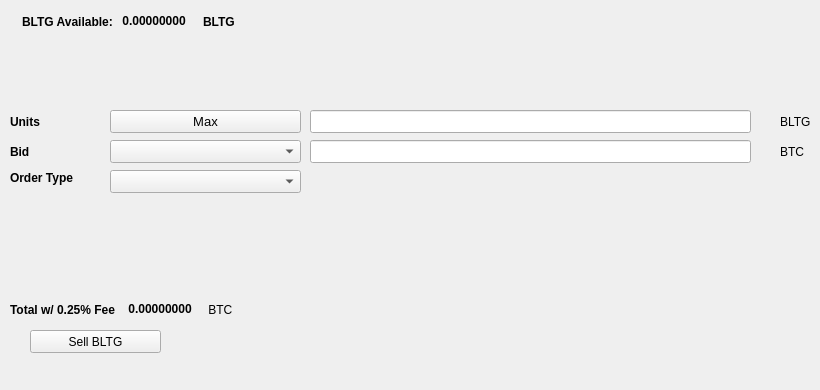
   <widget class="QWidget" name="SellTab">
    <attribute name="title">
     <string>Sell</string>
    </attribute>
    <widget class="QLabel" name="label_16">
     <property name="geometry">
      <rect>
       <x>780</x>
       <y>140</y>
       <width>31</width>
       <height>23</height>
      </rect>
     </property>
     <property name="text">
      <string>BTC</string>
     </property>
    </widget>
    <widget class="QComboBox" name="SellBidcomboBox">
     <property name="geometry">
      <rect>
       <x>110</x>
       <y>140</y>
       <width>191</width>
       <height>23</height>
      </rect>
     </property>
     <property name="font">
      <font>
       <pointsize>10</pointsize>
      </font>
     </property>
    </widget>
    <widget class="QLabel" name="label_18">
     <property name="geometry">
      <rect>
       <x>10</x>
       <y>110</y>
       <width>46</width>
       <height>23</height>
      </rect>
     </property>
     <property name="font">
      <font>
       <weight>75</weight>
       <bold>true</bold>
      </font>
     </property>
     <property name="text">
      <string>Units</string>
     </property>
    </widget>
    <widget class="QPushButton" name="Sell_Max_Amount">
     <property name="geometry">
      <rect>
       <x>110</x>
       <y>110</y>
       <width>191</width>
       <height>23</height>
      </rect>
     </property>
     <property name="font">
      <font>
       <pointsize>10</pointsize>
      </font>
     </property>
     <property name="text">
      <string>Max</string>
     </property>
    </widget>
    <widget class="QLabel" name="label_20">
     <property name="geometry">
      <rect>
       <x>10</x>
       <y>170</y>
       <width>91</width>
       <height>16</height>
      </rect>
     </property>
     <property name="font">
      <font>
       <weight>75</weight>
       <bold>true</bold>
      </font>
     </property>
     <property name="text">
      <string>Order Type</string>
     </property>
    </widget>
    <widget class="QComboBox" name="SellOrdertypeCombo">
     <property name="geometry">
      <rect>
       <x>110</x>
       <y>170</y>
       <width>191</width>
       <height>23</height>
      </rect>
     </property>
     <property name="font">
      <font>
       <pointsize>10</pointsize>
      </font>
     </property>
    </widget>
    <widget class="QLabel" name="label_21">
     <property name="geometry">
      <rect>
       <x>10</x>
       <y>140</y>
       <width>46</width>
       <height>23</height>
      </rect>
     </property>
     <property name="font">
      <font>
       <weight>75</weight>
       <bold>true</bold>
      </font>
     </property>
     <property name="text">
      <string>Bid</string>
     </property>
    </widget>
    <widget class="QLabel" name="label_22">
     <property name="geometry">
      <rect>
       <x>780</x>
       <y>110</y>
       <width>31</width>
       <height>23</height>
      </rect>
     </property>
     <property name="text">
      <string>BLTG</string>
     </property>
    </widget>
    <widget class="QLineEdit" name="UnitsInputBLTG">
     <property name="geometry">
      <rect>
       <x>310</x>
       <y>110</y>
       <width>441</width>
       <height>23</height>
      </rect>
     </property>
     <property name="font">
      <font>
       <pointsize>9</pointsize>
       <weight>75</weight>
       <bold>true</bold>
      </font>
     </property>
    </widget>
    <widget class="QLineEdit" name="SellBidPriceEdit">
     <property name="geometry">
      <rect>
       <x>310</x>
       <y>140</y>
       <width>441</width>
       <height>23</height>
      </rect>
     </property>
     <property name="font">
      <font>
       <pointsize>9</pointsize>
       <weight>75</weight>
       <bold>true</bold>
      </font>
     </property>
    </widget>
    <widget class="QPushButton" name="SellBLTGBTN">
     <property name="geometry">
      <rect>
       <x>30</x>
       <y>330</y>
       <width>131</width>
       <height>23</height>
      </rect>
     </property>
     <property name="text">
      <string>Sell BLTG</string>
     </property>
     <property name="icon">
      <iconset resource="../bltg">
       <normaloff>:/icons/bitcoin</normaloff>:/icons/bitcoin</iconset>
     </property>
    </widget>
    <widget class="QWidget" name="layoutWidget3">
     <property name="geometry">
      <rect>
       <x>22</x>
       <y>12</y>
       <width>258</width>
       <height>19</height>
      </rect>
     </property>
     <layout class="QHBoxLayout" name="horizontalLayout">
      <item>
       <widget class="QLabel" name="label232_2">
        <property name="font">
         <font>
          <weight>75</weight>
          <bold>true</bold>
         </font>
        </property>
        <property name="text">
         <string>BLTG Available:</string>
        </property>
       </widget>
      </item>
      <item>
       <widget class="QLabel" name="BLTGAvailableLabel">
        <property name="palette">
         <palette>
          <active>
           <colorrole role="WindowText">
            <brush brushstyle="SolidPattern">
             <color alpha="255">
              <red>0</red>
              <green>0</green>
              <blue>0</blue>
             </color>
            </brush>
           </colorrole>
           <colorrole role="Button">
            <brush brushstyle="SolidPattern">
             <color alpha="255">
              <red>0</red>
              <green>170</green>
              <blue>0</blue>
             </color>
            </brush>
           </colorrole>
           <colorrole role="Light">
            <brush brushstyle="SolidPattern">
             <color alpha="255">
              <red>0</red>
              <green>255</green>
              <blue>0</blue>
             </color>
            </brush>
           </colorrole>
           <colorrole role="Midlight">
            <brush brushstyle="SolidPattern">
             <color alpha="255">
              <red>0</red>
              <green>212</green>
              <blue>0</blue>
             </color>
            </brush>
           </colorrole>
           <colorrole role="Dark">
            <brush brushstyle="SolidPattern">
             <color alpha="255">
              <red>0</red>
              <green>85</green>
              <blue>0</blue>
             </color>
            </brush>
           </colorrole>
           <colorrole role="Mid">
            <brush brushstyle="SolidPattern">
             <color alpha="255">
              <red>0</red>
              <green>113</green>
              <blue>0</blue>
             </color>
            </brush>
           </colorrole>
           <colorrole role="Text">
            <brush brushstyle="SolidPattern">
             <color alpha="255">
              <red>0</red>
              <green>170</green>
              <blue>0</blue>
             </color>
            </brush>
           </colorrole>
           <colorrole role="BrightText">
            <brush brushstyle="SolidPattern">
             <color alpha="255">
              <red>255</red>
              <green>255</green>
              <blue>255</blue>
             </color>
            </brush>
           </colorrole>
           <colorrole role="ButtonText">
            <brush brushstyle="SolidPattern">
             <color alpha="255">
              <red>0</red>
              <green>0</green>
              <blue>0</blue>
             </color>
            </brush>
           </colorrole>
           <colorrole role="Base">
            <brush brushstyle="SolidPattern">
             <color alpha="255">
              <red>255</red>
              <green>255</green>
              <blue>255</blue>
             </color>
            </brush>
           </colorrole>
           <colorrole role="Window">
            <brush brushstyle="SolidPattern">
             <color alpha="255">
              <red>0</red>
              <green>170</green>
              <blue>0</blue>
             </color>
            </brush>
           </colorrole>
           <colorrole role="Shadow">
            <brush brushstyle="SolidPattern">
             <color alpha="255">
              <red>0</red>
              <green>0</green>
              <blue>0</blue>
             </color>
            </brush>
           </colorrole>
           <colorrole role="AlternateBase">
            <brush brushstyle="SolidPattern">
             <color alpha="255">
              <red>127</red>
              <green>212</green>
              <blue>127</blue>
             </color>
            </brush>
           </colorrole>
           <colorrole role="ToolTipBase">
            <brush brushstyle="SolidPattern">
             <color alpha="255">
              <red>255</red>
              <green>255</green>
              <blue>220</blue>
             </color>
            </brush>
           </colorrole>
           <colorrole role="ToolTipText">
            <brush brushstyle="SolidPattern">
             <color alpha="255">
              <red>0</red>
              <green>0</green>
              <blue>0</blue>
             </color>
            </brush>
           </colorrole>
          </active>
          <inactive>
           <colorrole role="WindowText">
            <brush brushstyle="SolidPattern">
             <color alpha="255">
              <red>0</red>
              <green>0</green>
              <blue>0</blue>
             </color>
            </brush>
           </colorrole>
           <colorrole role="Button">
            <brush brushstyle="SolidPattern">
             <color alpha="255">
              <red>0</red>
              <green>170</green>
              <blue>0</blue>
             </color>
            </brush>
           </colorrole>
           <colorrole role="Light">
            <brush brushstyle="SolidPattern">
             <color alpha="255">
              <red>0</red>
              <green>255</green>
              <blue>0</blue>
             </color>
            </brush>
           </colorrole>
           <colorrole role="Midlight">
            <brush brushstyle="SolidPattern">
             <color alpha="255">
              <red>0</red>
              <green>212</green>
              <blue>0</blue>
             </color>
            </brush>
           </colorrole>
           <colorrole role="Dark">
            <brush brushstyle="SolidPattern">
             <color alpha="255">
              <red>0</red>
              <green>85</green>
              <blue>0</blue>
             </color>
            </brush>
           </colorrole>
           <colorrole role="Mid">
            <brush brushstyle="SolidPattern">
             <color alpha="255">
              <red>0</red>
              <green>113</green>
              <blue>0</blue>
             </color>
            </brush>
           </colorrole>
           <colorrole role="Text">
            <brush brushstyle="SolidPattern">
             <color alpha="255">
              <red>0</red>
              <green>170</green>
              <blue>0</blue>
             </color>
            </brush>
           </colorrole>
           <colorrole role="BrightText">
            <brush brushstyle="SolidPattern">
             <color alpha="255">
              <red>255</red>
              <green>255</green>
              <blue>255</blue>
             </color>
            </brush>
           </colorrole>
           <colorrole role="ButtonText">
            <brush brushstyle="SolidPattern">
             <color alpha="255">
              <red>0</red>
              <green>0</green>
              <blue>0</blue>
             </color>
            </brush>
           </colorrole>
           <colorrole role="Base">
            <brush brushstyle="SolidPattern">
             <color alpha="255">
              <red>255</red>
              <green>255</green>
              <blue>255</blue>
             </color>
            </brush>
           </colorrole>
           <colorrole role="Window">
            <brush brushstyle="SolidPattern">
             <color alpha="255">
              <red>0</red>
              <green>170</green>
              <blue>0</blue>
             </color>
            </brush>
           </colorrole>
           <colorrole role="Shadow">
            <brush brushstyle="SolidPattern">
             <color alpha="255">
              <red>0</red>
              <green>0</green>
              <blue>0</blue>
             </color>
            </brush>
           </colorrole>
           <colorrole role="AlternateBase">
            <brush brushstyle="SolidPattern">
             <color alpha="255">
              <red>127</red>
              <green>212</green>
              <blue>127</blue>
             </color>
            </brush>
           </colorrole>
           <colorrole role="ToolTipBase">
            <brush brushstyle="SolidPattern">
             <color alpha="255">
              <red>255</red>
              <green>255</green>
              <blue>220</blue>
             </color>
            </brush>
           </colorrole>
           <colorrole role="ToolTipText">
            <brush brushstyle="SolidPattern">
             <color alpha="255">
              <red>0</red>
              <green>0</green>
              <blue>0</blue>
             </color>
            </brush>
           </colorrole>
          </inactive>
          <disabled>
           <colorrole role="WindowText">
            <brush brushstyle="SolidPattern">
             <color alpha="255">
              <red>0</red>
              <green>85</green>
              <blue>0</blue>
             </color>
            </brush>
           </colorrole>
           <colorrole role="Button">
            <brush brushstyle="SolidPattern">
             <color alpha="255">
              <red>0</red>
              <green>170</green>
              <blue>0</blue>
             </color>
            </brush>
           </colorrole>
           <colorrole role="Light">
            <brush brushstyle="SolidPattern">
             <color alpha="255">
              <red>0</red>
              <green>255</green>
              <blue>0</blue>
             </color>
            </brush>
           </colorrole>
           <colorrole role="Midlight">
            <brush brushstyle="SolidPattern">
             <color alpha="255">
              <red>0</red>
              <green>212</green>
              <blue>0</blue>
             </color>
            </brush>
           </colorrole>
           <colorrole role="Dark">
            <brush brushstyle="SolidPattern">
             <color alpha="255">
              <red>0</red>
              <green>85</green>
              <blue>0</blue>
             </color>
            </brush>
           </colorrole>
           <colorrole role="Mid">
            <brush brushstyle="SolidPattern">
             <color alpha="255">
              <red>0</red>
              <green>113</green>
              <blue>0</blue>
             </color>
            </brush>
           </colorrole>
           <colorrole role="Text">
            <brush brushstyle="SolidPattern">
             <color alpha="255">
              <red>0</red>
              <green>85</green>
              <blue>0</blue>
             </color>
            </brush>
           </colorrole>
           <colorrole role="BrightText">
            <brush brushstyle="SolidPattern">
             <color alpha="255">
              <red>255</red>
              <green>255</green>
              <blue>255</blue>
             </color>
            </brush>
           </colorrole>
           <colorrole role="ButtonText">
            <brush brushstyle="SolidPattern">
             <color alpha="255">
              <red>0</red>
              <green>85</green>
              <blue>0</blue>
             </color>
            </brush>
           </colorrole>
           <colorrole role="Base">
            <brush brushstyle="SolidPattern">
             <color alpha="255">
              <red>0</red>
              <green>170</green>
              <blue>0</blue>
             </color>
            </brush>
           </colorrole>
           <colorrole role="Window">
            <brush brushstyle="SolidPattern">
             <color alpha="255">
              <red>0</red>
              <green>170</green>
              <blue>0</blue>
             </color>
            </brush>
           </colorrole>
           <colorrole role="Shadow">
            <brush brushstyle="SolidPattern">
             <color alpha="255">
              <red>0</red>
              <green>0</green>
              <blue>0</blue>
             </color>
            </brush>
           </colorrole>
           <colorrole role="AlternateBase">
            <brush brushstyle="SolidPattern">
             <color alpha="255">
              <red>0</red>
              <green>170</green>
              <blue>0</blue>
             </color>
            </brush>
           </colorrole>
           <colorrole role="ToolTipBase">
            <brush brushstyle="SolidPattern">
             <color alpha="255">
              <red>255</red>
              <green>255</green>
              <blue>220</blue>
             </color>
            </brush>
           </colorrole>
           <colorrole role="ToolTipText">
            <brush brushstyle="SolidPattern">
             <color alpha="255">
              <red>0</red>
              <green>0</green>
              <blue>0</blue>
             </color>
            </brush>
           </colorrole>
          </disabled>
         </palette>
        </property>
        <property name="font">
         <font>
          <weight>75</weight>
          <bold>true</bold>
         </font>
        </property>
        <property name="text">
         <string> 0.00000000 </string>
        </property>
        <property name="textInteractionFlags">
         <set>Qt::LinksAccessibleByMouse|Qt::TextSelectableByKeyboard|Qt::TextSelectableByMouse</set>
        </property>
       </widget>
      </item>
      <item>
       <widget class="QLabel" name="labelBLTG">
        <property name="font">
         <font>
          <weight>75</weight>
          <bold>true</bold>
         </font>
        </property>
        <property name="text">
         <string>BLTG</string>
        </property>
       </widget>
      </item>
     </layout>
    </widget>
    <widget class="QWidget" name="layoutWidget">
     <property name="geometry">
      <rect>
       <x>10</x>
       <y>300</y>
       <width>268</width>
       <height>19</height>
      </rect>
     </property>
     <layout class="QHBoxLayout" name="horizontalLayout_2">
      <item>
       <widget class="QLabel" name="label_19">
        <property name="font">
         <font>
          <weight>75</weight>
          <bold>true</bold>
         </font>
        </property>
        <property name="text">
         <string>Total w/ 0.25% Fee </string>
        </property>
       </widget>
      </item>
      <item>
       <widget class="QLabel" name="SellCostLabel">
        <property name="palette">
         <palette>
          <active>
           <colorrole role="WindowText">
            <brush brushstyle="SolidPattern">
             <color alpha="255">
              <red>0</red>
              <green>0</green>
              <blue>0</blue>
             </color>
            </brush>
           </colorrole>
           <colorrole role="Button">
            <brush brushstyle="SolidPattern">
             <color alpha="255">
              <red>0</red>
              <green>170</green>
              <blue>0</blue>
             </color>
            </brush>
           </colorrole>
           <colorrole role="Light">
            <brush brushstyle="SolidPattern">
             <color alpha="255">
              <red>0</red>
              <green>255</green>
              <blue>0</blue>
             </color>
            </brush>
           </colorrole>
           <colorrole role="Midlight">
            <brush brushstyle="SolidPattern">
             <color alpha="255">
              <red>0</red>
              <green>212</green>
              <blue>0</blue>
             </color>
            </brush>
           </colorrole>
           <colorrole role="Dark">
            <brush brushstyle="SolidPattern">
             <color alpha="255">
              <red>0</red>
              <green>85</green>
              <blue>0</blue>
             </color>
            </brush>
           </colorrole>
           <colorrole role="Mid">
            <brush brushstyle="SolidPattern">
             <color alpha="255">
              <red>0</red>
              <green>113</green>
              <blue>0</blue>
             </color>
            </brush>
           </colorrole>
           <colorrole role="Text">
            <brush brushstyle="SolidPattern">
             <color alpha="255">
              <red>0</red>
              <green>170</green>
              <blue>0</blue>
             </color>
            </brush>
           </colorrole>
           <colorrole role="BrightText">
            <brush brushstyle="SolidPattern">
             <color alpha="255">
              <red>255</red>
              <green>255</green>
              <blue>255</blue>
             </color>
            </brush>
           </colorrole>
           <colorrole role="ButtonText">
            <brush brushstyle="SolidPattern">
             <color alpha="255">
              <red>0</red>
              <green>0</green>
              <blue>0</blue>
             </color>
            </brush>
           </colorrole>
           <colorrole role="Base">
            <brush brushstyle="SolidPattern">
             <color alpha="255">
              <red>255</red>
              <green>255</green>
              <blue>255</blue>
             </color>
            </brush>
           </colorrole>
           <colorrole role="Window">
            <brush brushstyle="SolidPattern">
             <color alpha="255">
              <red>0</red>
              <green>170</green>
              <blue>0</blue>
             </color>
            </brush>
           </colorrole>
           <colorrole role="Shadow">
            <brush brushstyle="SolidPattern">
             <color alpha="255">
              <red>0</red>
              <green>0</green>
              <blue>0</blue>
             </color>
            </brush>
           </colorrole>
           <colorrole role="AlternateBase">
            <brush brushstyle="SolidPattern">
             <color alpha="255">
              <red>127</red>
              <green>212</green>
              <blue>127</blue>
             </color>
            </brush>
           </colorrole>
           <colorrole role="ToolTipBase">
            <brush brushstyle="SolidPattern">
             <color alpha="255">
              <red>255</red>
              <green>255</green>
              <blue>220</blue>
             </color>
            </brush>
           </colorrole>
           <colorrole role="ToolTipText">
            <brush brushstyle="SolidPattern">
             <color alpha="255">
              <red>0</red>
              <green>0</green>
              <blue>0</blue>
             </color>
            </brush>
           </colorrole>
          </active>
          <inactive>
           <colorrole role="WindowText">
            <brush brushstyle="SolidPattern">
             <color alpha="255">
              <red>0</red>
              <green>0</green>
              <blue>0</blue>
             </color>
            </brush>
           </colorrole>
           <colorrole role="Button">
            <brush brushstyle="SolidPattern">
             <color alpha="255">
              <red>0</red>
              <green>170</green>
              <blue>0</blue>
             </color>
            </brush>
           </colorrole>
           <colorrole role="Light">
            <brush brushstyle="SolidPattern">
             <color alpha="255">
              <red>0</red>
              <green>255</green>
              <blue>0</blue>
             </color>
            </brush>
           </colorrole>
           <colorrole role="Midlight">
            <brush brushstyle="SolidPattern">
             <color alpha="255">
              <red>0</red>
              <green>212</green>
              <blue>0</blue>
             </color>
            </brush>
           </colorrole>
           <colorrole role="Dark">
            <brush brushstyle="SolidPattern">
             <color alpha="255">
              <red>0</red>
              <green>85</green>
              <blue>0</blue>
             </color>
            </brush>
           </colorrole>
           <colorrole role="Mid">
            <brush brushstyle="SolidPattern">
             <color alpha="255">
              <red>0</red>
              <green>113</green>
              <blue>0</blue>
             </color>
            </brush>
           </colorrole>
           <colorrole role="Text">
            <brush brushstyle="SolidPattern">
             <color alpha="255">
              <red>0</red>
              <green>170</green>
              <blue>0</blue>
             </color>
            </brush>
           </colorrole>
           <colorrole role="BrightText">
            <brush brushstyle="SolidPattern">
             <color alpha="255">
              <red>255</red>
              <green>255</green>
              <blue>255</blue>
             </color>
            </brush>
           </colorrole>
           <colorrole role="ButtonText">
            <brush brushstyle="SolidPattern">
             <color alpha="255">
              <red>0</red>
              <green>0</green>
              <blue>0</blue>
             </color>
            </brush>
           </colorrole>
           <colorrole role="Base">
            <brush brushstyle="SolidPattern">
             <color alpha="255">
              <red>255</red>
              <green>255</green>
              <blue>255</blue>
             </color>
            </brush>
           </colorrole>
           <colorrole role="Window">
            <brush brushstyle="SolidPattern">
             <color alpha="255">
              <red>0</red>
              <green>170</green>
              <blue>0</blue>
             </color>
            </brush>
           </colorrole>
           <colorrole role="Shadow">
            <brush brushstyle="SolidPattern">
             <color alpha="255">
              <red>0</red>
              <green>0</green>
              <blue>0</blue>
             </color>
            </brush>
           </colorrole>
           <colorrole role="AlternateBase">
            <brush brushstyle="SolidPattern">
             <color alpha="255">
              <red>127</red>
              <green>212</green>
              <blue>127</blue>
             </color>
            </brush>
           </colorrole>
           <colorrole role="ToolTipBase">
            <brush brushstyle="SolidPattern">
             <color alpha="255">
              <red>255</red>
              <green>255</green>
              <blue>220</blue>
             </color>
            </brush>
           </colorrole>
           <colorrole role="ToolTipText">
            <brush brushstyle="SolidPattern">
             <color alpha="255">
              <red>0</red>
              <green>0</green>
              <blue>0</blue>
             </color>
            </brush>
           </colorrole>
          </inactive>
          <disabled>
           <colorrole role="WindowText">
            <brush brushstyle="SolidPattern">
             <color alpha="255">
              <red>0</red>
              <green>85</green>
              <blue>0</blue>
             </color>
            </brush>
           </colorrole>
           <colorrole role="Button">
            <brush brushstyle="SolidPattern">
             <color alpha="255">
              <red>0</red>
              <green>170</green>
              <blue>0</blue>
             </color>
            </brush>
           </colorrole>
           <colorrole role="Light">
            <brush brushstyle="SolidPattern">
             <color alpha="255">
              <red>0</red>
              <green>255</green>
              <blue>0</blue>
             </color>
            </brush>
           </colorrole>
           <colorrole role="Midlight">
            <brush brushstyle="SolidPattern">
             <color alpha="255">
              <red>0</red>
              <green>212</green>
              <blue>0</blue>
             </color>
            </brush>
           </colorrole>
           <colorrole role="Dark">
            <brush brushstyle="SolidPattern">
             <color alpha="255">
              <red>0</red>
              <green>85</green>
              <blue>0</blue>
             </color>
            </brush>
           </colorrole>
           <colorrole role="Mid">
            <brush brushstyle="SolidPattern">
             <color alpha="255">
              <red>0</red>
              <green>113</green>
              <blue>0</blue>
             </color>
            </brush>
           </colorrole>
           <colorrole role="Text">
            <brush brushstyle="SolidPattern">
             <color alpha="255">
              <red>0</red>
              <green>85</green>
              <blue>0</blue>
             </color>
            </brush>
           </colorrole>
           <colorrole role="BrightText">
            <brush brushstyle="SolidPattern">
             <color alpha="255">
              <red>255</red>
              <green>255</green>
              <blue>255</blue>
             </color>
            </brush>
           </colorrole>
           <colorrole role="ButtonText">
            <brush brushstyle="SolidPattern">
             <color alpha="255">
              <red>0</red>
              <green>85</green>
              <blue>0</blue>
             </color>
            </brush>
           </colorrole>
           <colorrole role="Base">
            <brush brushstyle="SolidPattern">
             <color alpha="255">
              <red>0</red>
              <green>170</green>
              <blue>0</blue>
             </color>
            </brush>
           </colorrole>
           <colorrole role="Window">
            <brush brushstyle="SolidPattern">
             <color alpha="255">
              <red>0</red>
              <green>170</green>
              <blue>0</blue>
             </color>
            </brush>
           </colorrole>
           <colorrole role="Shadow">
            <brush brushstyle="SolidPattern">
             <color alpha="255">
              <red>0</red>
              <green>0</green>
              <blue>0</blue>
             </color>
            </brush>
           </colorrole>
           <colorrole role="AlternateBase">
            <brush brushstyle="SolidPattern">
             <color alpha="255">
              <red>0</red>
              <green>170</green>
              <blue>0</blue>
             </color>
            </brush>
           </colorrole>
           <colorrole role="ToolTipBase">
            <brush brushstyle="SolidPattern">
             <color alpha="255">
              <red>255</red>
              <green>255</green>
              <blue>220</blue>
             </color>
            </brush>
           </colorrole>
           <colorrole role="ToolTipText">
            <brush brushstyle="SolidPattern">
             <color alpha="255">
              <red>0</red>
              <green>0</green>
              <blue>0</blue>
             </color>
            </brush>
           </colorrole>
          </disabled>
         </palette>
        </property>
        <property name="font">
         <font>
          <weight>75</weight>
          <bold>true</bold>
         </font>
        </property>
        <property name="autoFillBackground">
         <bool>false</bool>
        </property>
        <property name="text">
         <string> 0.00000000</string>
        </property>
        <property name="textInteractionFlags">
         <set>Qt::LinksAccessibleByMouse|Qt::TextSelectableByMouse</set>
        </property>
       </widget>
      </item>
      <item>
       <widget class="QLabel" name="label_17">
        <property name="font">
         <font>
          <weight>50</weight>
          <bold>false</bold>
         </font>
        </property>
        <property name="text">
         <string> BTC</string>
        </property>
       </widget>
      </item>
     </layout>
    </widget>
    <widget class="QLabel" name="label_23">
     <property name="geometry">
      <rect>
       <x>460</x>
       <y>300</y>
       <width>281</width>
       <height>81</height>
      </rect>
     </property>
     <property name="text">
      <string/>
     </property>
     <property name="pixmap">
      <pixmap>:/images/bittrex</pixmap>
     </property>
    </widget>
   </widget>
